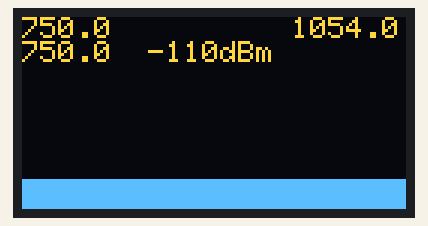
This sketch was run on a simulated Arduino Uno, built for the host (arithmetic inside an expression is 32-bit, double 64-bit). On the bench: 128×64 one-colour display. The OLED is the two-colour kind (top 16 rows yellow); the display library's start-up logo is not drawn; no radio packets arrive unless stated; what the sketch prints to the serial monitor is not drawn.

Above: at 1.1 s.

The sketch:

LoRa32_Spectrum_Analyzer.ino
```cpp
#include <SPI.h>
#include <LoRa.h>
#include <Wire.h>
#include <Adafruit_GFX.h>
#include <Adafruit_SSD1306.h>


#define SCK     5    // GPIO5  -- SX1278's SCK
#define MISO    19   // GPIO19 -- SX1278's MISO
#define MOSI    27   // GPIO27 -- SX1278's MOSI
#define SS      18   // GPIO18 -- SX1278's CS
#define RST     23   // GPIO14 -- SX1278's RESET
#define DI0     26   // GPIO26 -- SX1278's IRQ(Interrupt Request)
#define BAND    868E6

#define SCREEN_WIDTH 128 // OLED display width, in pixels
#define SCREEN_HEIGHT 64 // OLED display height, in pixels
#define OLED_RESET     -1 // Reset pin # (or -1 if sharing Arduino reset pin)
#define SCREEN_ADDRESS 0x3C ///< See datasheet for Address; 0x3D for 128x64, 0x3C for 128x32


Adafruit_SSD1306 display(SCREEN_WIDTH, SCREEN_HEIGHT, &Wire, OLED_RESET);

int rssi_val[128] ;
uint8_t channel_no = 0;

long main_frequency = 750000000;
long frequency = 0;

long SignalBandwidth = 2400E3;

int max_rssi = 0;
long max_rssi_frequency = 0;

void displaytop(){
  //display.setRotation(0);
  display.setCursor(0,0);
  display.print((float)(main_frequency/1000000),1);
  display.print("          ");
  display.println((float)((main_frequency+ (SignalBandwidth * 127))/1000000),1);

  display.print((float)(max_rssi_frequency/1000000),1);
  display.print("  ");
  display.print(max_rssi);
  display.print("dBm");
}


void setup() {

  Serial.begin(115200);
  while (!Serial);
  Serial.println();
  Serial.println("LoRa Receiver Callback");
  SPI.begin(SCK,MISO,MOSI,SS);
  LoRa.setPins(SS,RST,DI0);
  if (!LoRa.begin(frequency)) {
    Serial.println("Starting LoRa failed!");
    while (1);
  }
  LoRa.receive();
  Serial.println("init ok");

    if(!display.begin(SSD1306_SWITCHCAPVCC, SCREEN_ADDRESS)) {
    Serial.println(F("SSD1306 allocation failed"));
    for(;;); // Don't proceed, loop forever
  }

  // Show initial display buffer contents on the screen --
  // the library initializes this with an Adafruit splash screen.
  display.display();
  delay(500); // Pause for 2 seconds

  // Clear the buffer
  display.clearDisplay();

  display.setTextSize(1);             // Normal 1:1 pixel scale
  //display.setRotation(3);
  display.setTextColor(SSD1306_WHITE);        // Draw white text
  display.setCursor(0,0);             // Start at top-left corner
  display.println(F("Starting..."));
  display.display();

  LoRa.setSignalBandwidth(SignalBandwidth);

}

void loop() {

  frequency = main_frequency + (SignalBandwidth * channel_no);

  LoRa.setFrequency(frequency);
  LoRa.idle();
  LoRa.receive();
  delayMicroseconds(600);

  rssi_val[channel_no] = LoRa.rssi();

  if (rssi_val[channel_no] > max_rssi)
     {
      max_rssi = rssi_val[channel_no] ;
      max_rssi_frequency = frequency;
     }


  display.drawLine(channel_no, 0, channel_no, 64, SSD1306_BLACK);
  display.drawLine(channel_no, 64, channel_no, 64-((120+rssi_val[channel_no])/1),  SSD1306_WHITE);


  channel_no++;
  if (channel_no>127) {channel_no = 0;  displaytop(); display.display(); max_rssi = -200;}


}
```
